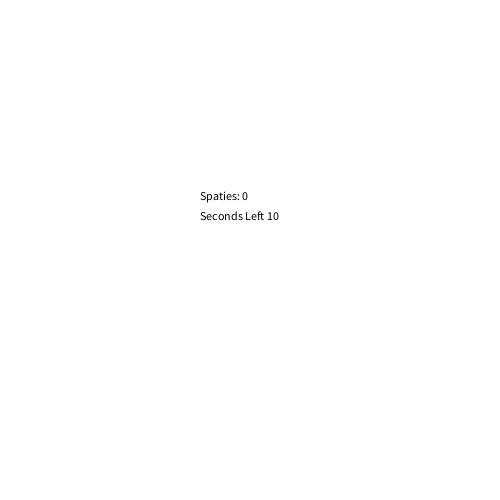
Frame 1 (no input)
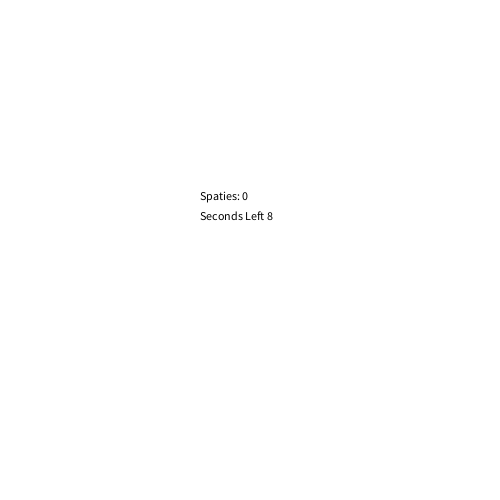
Frame 60 (the mouse pressed at the canvas centre just before this capture)
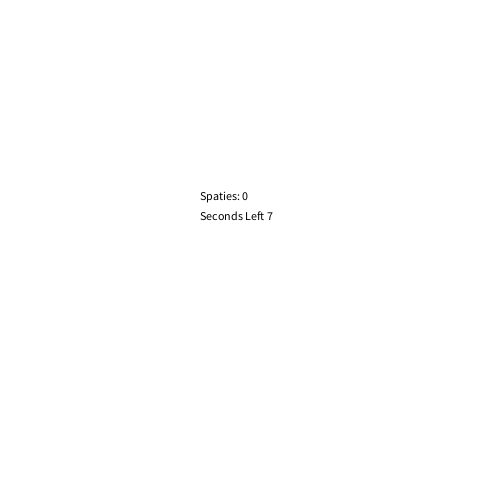
Frame 120 (the mouse held since frame 60 and released just before this capture)

The Processing sketch that drew these frames (run headless with seeded random() and noise(); from frame 60 on, the mouse is pressed at the canvas centre):

// Processing sketch: H12_Opd_2
// ── H12_Opd_2.pde
int seconden;
int leftAmount;
int aantal = 0;
boolean racing = true;

void setup(){
  size(500,500);
}

void draw(){
  background(255,255,255);
  
  seconden = millis()/1000;
  leftAmount = 10 - seconden;
  if(leftAmount <= 0){
    leftAmount = 0;
  }
  
  if(seconden >= 10){
    racing = false;
  }
  fill(0,0,0);
  text("Spaties: " + aantal, 200,200);
  text("Seconds Left " + leftAmount, 200,220);
}

void keyReleased(){
  if(keyCode == 32 && racing){
    aantal++;
  }
}
